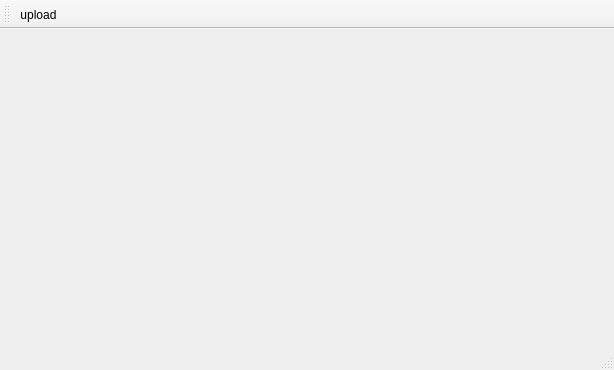
<?xml version="1.0" encoding="UTF-8"?>
<ui version="4.0">
 <class>MainWindow</class>
 <widget class="QMainWindow" name="MainWindow">
  <property name="geometry">
   <rect>
    <x>0</x>
    <y>0</y>
    <width>614</width>
    <height>370</height>
   </rect>
  </property>
  <property name="windowTitle">
   <string>MainWindow</string>
  </property>
  <widget class="QWidget" name="centralWidget"/>
  <widget class="QMenuBar" name="menuBar">
   <property name="geometry">
    <rect>
     <x>0</x>
     <y>0</y>
     <width>614</width>
     <height>25</height>
    </rect>
   </property>
  </widget>
  <widget class="QToolBar" name="mainToolBar">
   <attribute name="toolBarArea">
    <enum>TopToolBarArea</enum>
   </attribute>
   <attribute name="toolBarBreak">
    <bool>false</bool>
   </attribute>
   <addaction name="actionupload"/>
  </widget>
  <widget class="QStatusBar" name="statusBar"/>
  <action name="actionupload">
   <property name="text">
    <string>upload</string>
   </property>
   <property name="toolTip">
    <string>上传文件</string>
   </property>
  </action>
 </widget>
 <layoutdefault spacing="6" margin="11"/>
 <resources/>
 <connections/>
</ui>
